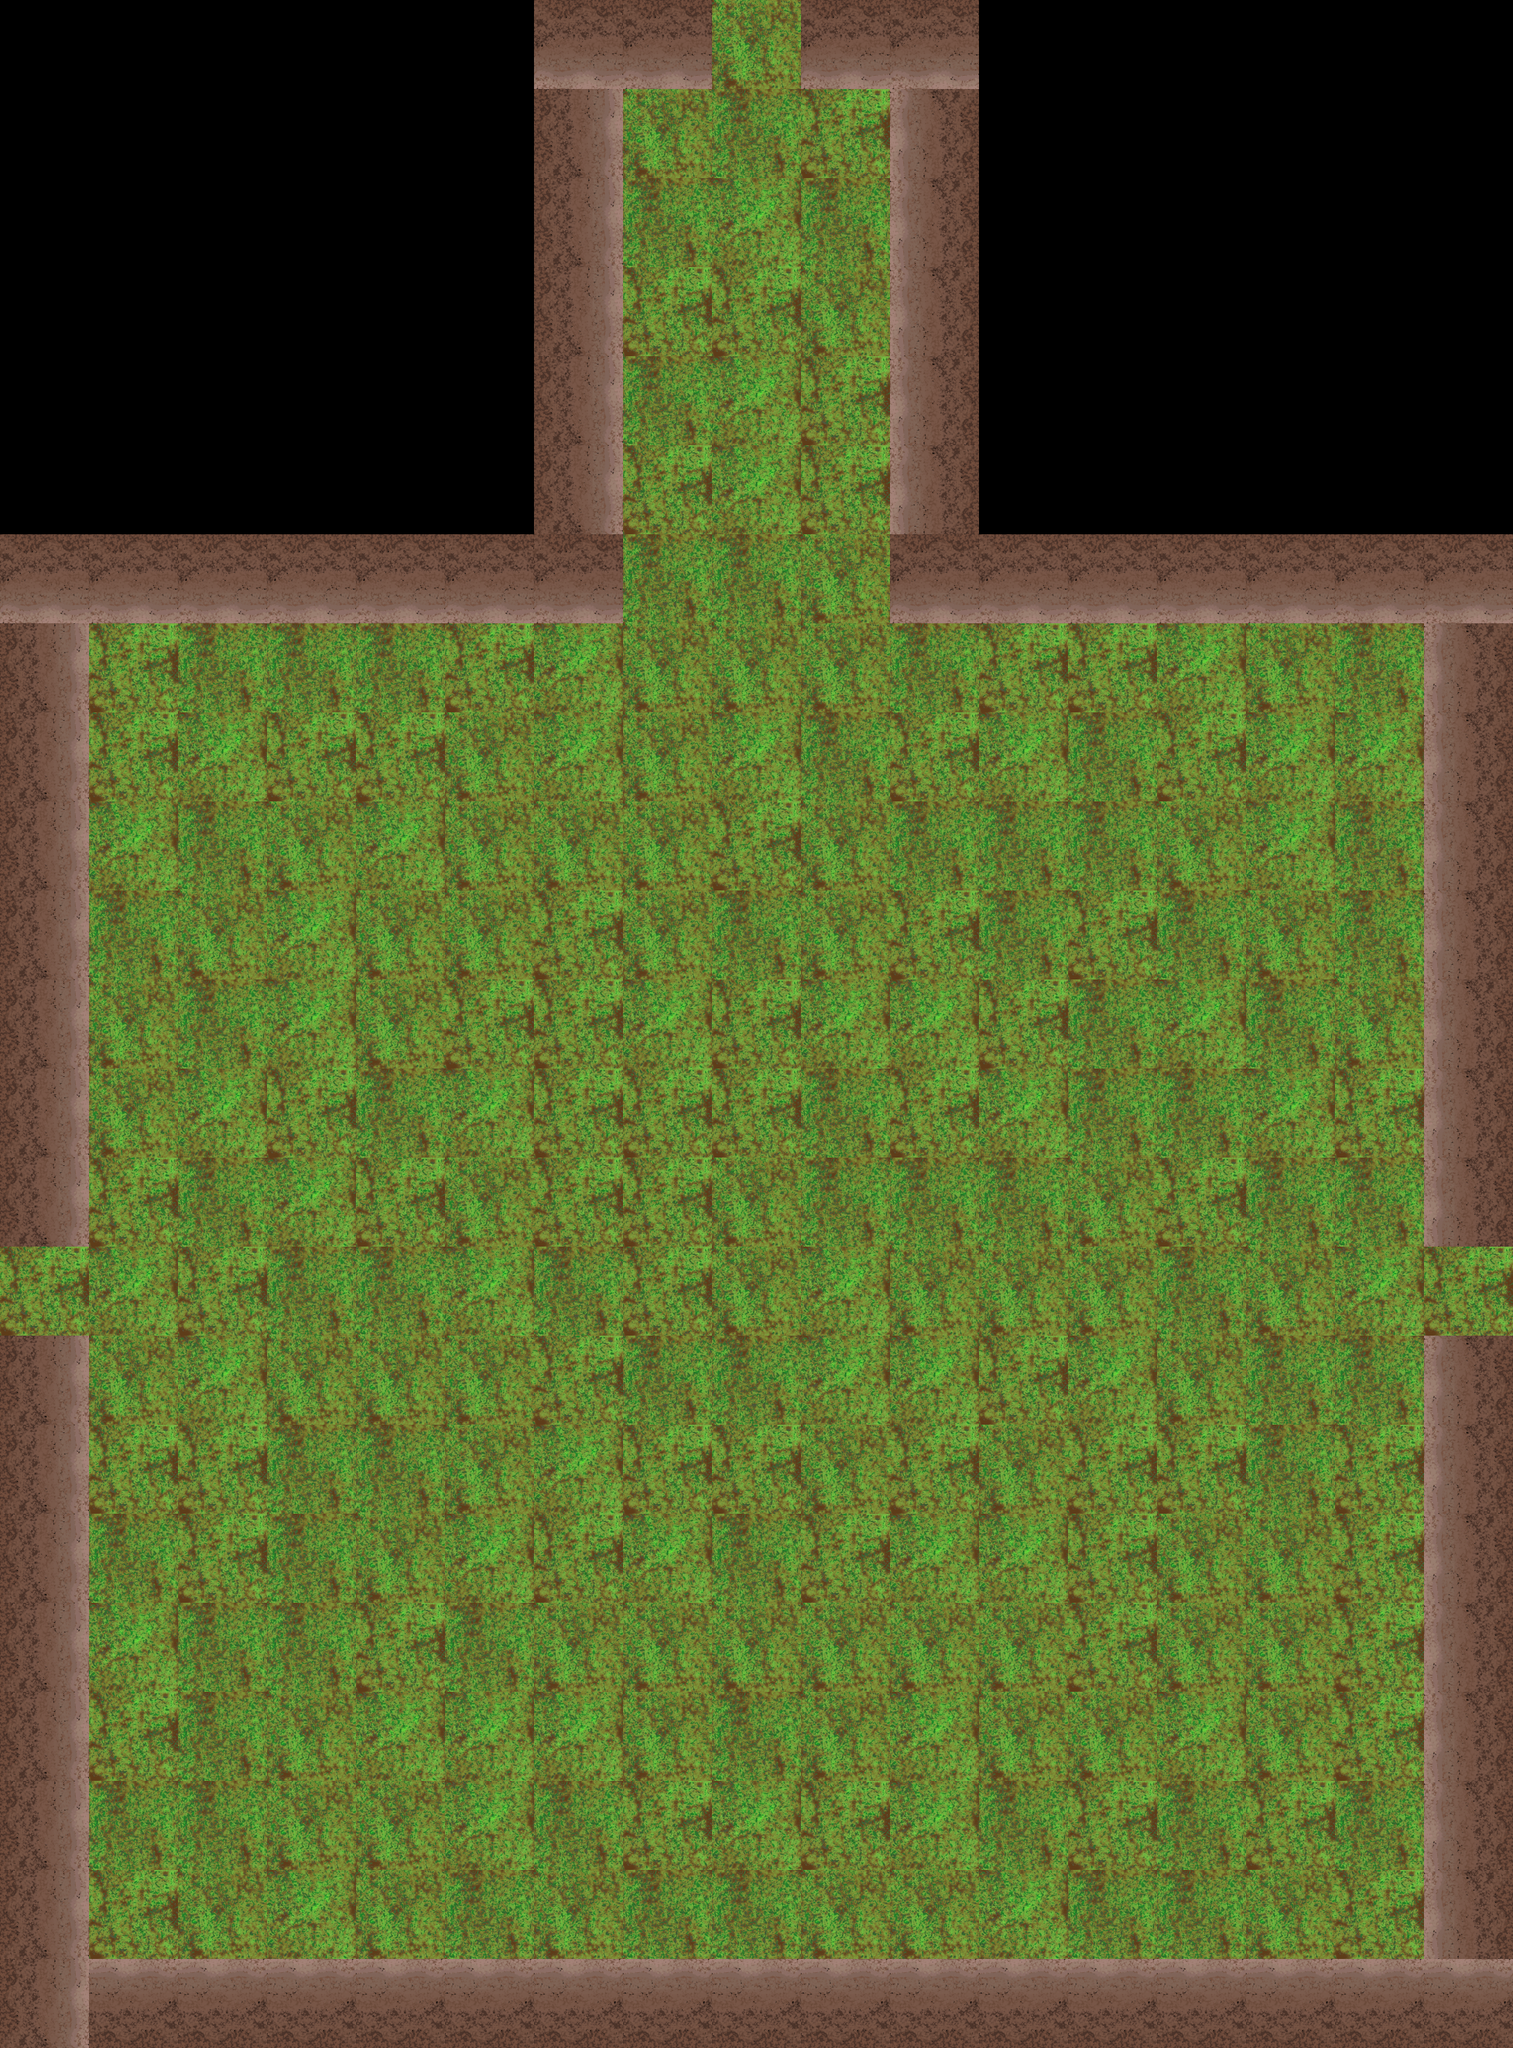

A level layout from a 2D game, rendered from its tile map. Below: a short description, then the map file with tile-grid data replaced by summaries:
An orthogonal 17x23 tile map with 128x128 px tiles, 2 tile layers (floor, wall_tiles), 2 tilesets and 17 objects (3x Door, 2x GrassFloor, Player).

<map version="1.0" tiledversion="1.0.3" orientation="orthogonal" renderorder="right-down" width="17" height="23" tilewidth="128" tileheight="128" nextobjectid="52">
 <tileset firstgid="1" name="grass floor" tilewidth="128" tileheight="128" tilecount="4" columns="2">
  <image source="../grass-floor.png" width="256" height="256" />
 </tileset>
 <tileset firstgid="5" name="forest_dirt_wall" tilewidth="128" tileheight="128" tilecount="4" columns="4">
  <image source="../forest_dirt_wall.png" width="512" height="128" />
 </tileset>
 <layer name="floor" width="17" height="23">
  <data>[391 cells, 319 non-empty, 4 distinct tile ids]</data>
 </layer>
 <layer name="wall_tiles" width="17" height="23">
  <data>[391 cells, 73 non-empty, 4 distinct tile ids]</data>
 </layer>
 <objectgroup name="floor">
  <object id="35" type="GrassFloor" x="128" y="896" width="1920" height="1920" />
  <object id="51" type="GrassFloor" x="896" y="0" width="384" height="896" />
 </objectgroup>
 <objectgroup name="walls">
  <object id="26" x="768" y="0" width="256" height="128" />
  <object id="27" x="2048" y="768" width="128" height="1024" />
  <object id="28" x="128" y="2816" width="2048" height="128" />
  <object id="29" x="0" y="1920" width="128" height="1024" />
  <object id="31" x="2048" y="1920" width="128" height="896" />
  <object id="32" x="0" y="768" width="128" height="1024" />
  <object id="44" x="1152" y="0" width="256" height="128" />
  <object id="46" x="768" y="128" width="128" height="640" />
  <object id="47" x="1280" y="128" width="128" height="640" />
  <object id="49" x="128" y="768" width="768" height="128" />
  <object id="50" x="1280" y="768" width="768" height="128" />
 </objectgroup>
 <objectgroup name="objects">
  <object id="37" name="player" type="Player" x="1024" y="1792" width="128" height="128" />
  <object id="42" name="door-f0-west" type="Door" x="0" y="1792" width="128" height="128">
   <properties>
    <property name="dir" value="right" />
   </properties>
  </object>
  <object id="43" name="door-f0-east" type="Door" x="2048" y="1792" width="128" height="128">
   <properties>
    <property name="dir" value="left" />
   </properties>
  </object>
  <object id="45" name="door-f0-north" type="Door" x="1024" y="0" width="128" height="128">
   <properties>
    <property name="dir" value="down" />
   </properties>
  </object>
 </objectgroup>
</map>